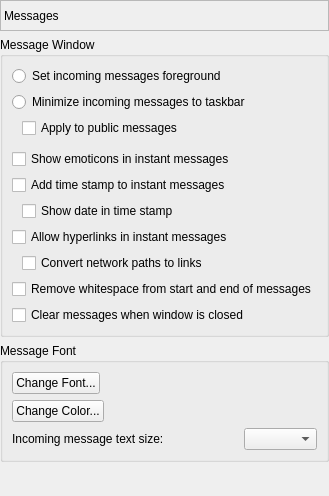
       <widget class="QWidget" name="pageMessages">
        <layout class="QVBoxLayout" name="verticalLayout_14">
         <property name="leftMargin">
          <number>0</number>
         </property>
         <property name="topMargin">
          <number>0</number>
         </property>
         <property name="rightMargin">
          <number>0</number>
         </property>
         <property name="bottomMargin">
          <number>0</number>
         </property>
         <item>
          <widget class="QLabel" name="lblMessagesPage">
           <property name="sizePolicy">
            <sizepolicy hsizetype="Preferred" vsizetype="Fixed">
             <horstretch>0</horstretch>
             <verstretch>0</verstretch>
            </sizepolicy>
           </property>
           <property name="minimumSize">
            <size>
             <width>0</width>
             <height>31</height>
            </size>
           </property>
           <property name="frameShape">
            <enum>QFrame::StyledPanel</enum>
           </property>
           <property name="frameShadow">
            <enum>QFrame::Sunken</enum>
           </property>
           <property name="text">
            <string>Messages</string>
           </property>
          </widget>
         </item>
         <item>
          <widget class="QGroupBox" name="grpMsgWindow">
           <property name="title">
            <string>Message Window</string>
           </property>
           <layout class="QVBoxLayout" name="verticalLayout_12">
            <item>
             <widget class="QRadioButton" name="rdbMessageTop">
              <property name="text">
               <string>Set incoming messages foreground</string>
              </property>
             </widget>
            </item>
            <item>
             <widget class="QRadioButton" name="rdbMessageBottom">
              <property name="text">
               <string>Minimize incoming messages to taskbar</string>
              </property>
             </widget>
            </item>
            <item>
             <layout class="QHBoxLayout" name="horizontalLayout_32">
              <item>
               <spacer name="horizontalSpacer_30">
                <property name="orientation">
                 <enum>Qt::Horizontal</enum>
                </property>
                <property name="sizeType">
                 <enum>QSizePolicy::Fixed</enum>
                </property>
                <property name="sizeHint" stdset="0">
                 <size>
                  <width>10</width>
                  <height>20</height>
                 </size>
                </property>
               </spacer>
              </item>
              <item>
               <widget class="QCheckBox" name="chkPublicMessagePop">
                <property name="text">
                 <string>Apply to public messages</string>
                </property>
               </widget>
              </item>
             </layout>
            </item>
            <item>
             <spacer name="verticalSpacer_3">
              <property name="orientation">
               <enum>Qt::Vertical</enum>
              </property>
              <property name="sizeType">
               <enum>QSizePolicy::Fixed</enum>
              </property>
              <property name="sizeHint" stdset="0">
               <size>
                <width>20</width>
                <height>5</height>
               </size>
              </property>
             </spacer>
            </item>
            <item>
             <widget class="QCheckBox" name="chkEmoticon">
              <property name="text">
               <string>Show emoticons in instant messages</string>
              </property>
             </widget>
            </item>
            <item>
             <widget class="QCheckBox" name="chkMessageTime">
              <property name="text">
               <string>Add time stamp to instant messages</string>
              </property>
             </widget>
            </item>
            <item>
             <layout class="QHBoxLayout" name="horizontalLayout_7">
              <item>
               <spacer name="horizontalSpacer_5">
                <property name="orientation">
                 <enum>Qt::Horizontal</enum>
                </property>
                <property name="sizeType">
                 <enum>QSizePolicy::Fixed</enum>
                </property>
                <property name="sizeHint" stdset="0">
                 <size>
                  <width>10</width>
                  <height>20</height>
                 </size>
                </property>
               </spacer>
              </item>
              <item>
               <widget class="QCheckBox" name="chkMessageDate">
                <property name="text">
                 <string>Show date in time stamp</string>
                </property>
               </widget>
              </item>
             </layout>
            </item>
            <item>
             <widget class="QCheckBox" name="chkAllowLinks">
              <property name="text">
               <string>Allow hyperlinks in instant messages</string>
              </property>
             </widget>
            </item>
            <item>
             <layout class="QHBoxLayout" name="horizontalLayout_28">
              <item>
               <spacer name="horizontalSpacer_26">
                <property name="orientation">
                 <enum>Qt::Horizontal</enum>
                </property>
                <property name="sizeType">
                 <enum>QSizePolicy::Fixed</enum>
                </property>
                <property name="sizeHint" stdset="0">
                 <size>
                  <width>10</width>
                  <height>20</height>
                 </size>
                </property>
               </spacer>
              </item>
              <item>
               <widget class="QCheckBox" name="chkPathToLink">
                <property name="text">
                 <string>Convert network paths to links</string>
                </property>
               </widget>
              </item>
             </layout>
            </item>
            <item>
             <widget class="QCheckBox" name="chkTrimMessage">
              <property name="text">
               <string>Remove whitespace from start and end of messages</string>
              </property>
             </widget>
            </item>
            <item>
             <widget class="QCheckBox" name="chkClearOnClose">
              <property name="text">
               <string>Clear messages when window is closed</string>
              </property>
             </widget>
            </item>
           </layout>
          </widget>
         </item>
         <item>
          <widget class="QGroupBox" name="grpMsgFont">
           <property name="title">
            <string>Message Font</string>
           </property>
           <layout class="QVBoxLayout" name="verticalLayout_13">
            <item>
             <layout class="QHBoxLayout" name="horizontalLayout_8">
              <item>
               <widget class="QPushButton" name="btnFont">
                <property name="text">
                 <string>Change Font...</string>
                </property>
               </widget>
              </item>
              <item>
               <spacer name="horizontalSpacer_6">
                <property name="orientation">
                 <enum>Qt::Horizontal</enum>
                </property>
                <property name="sizeHint" stdset="0">
                 <size>
                  <width>40</width>
                  <height>20</height>
                 </size>
                </property>
               </spacer>
              </item>
             </layout>
            </item>
            <item>
             <layout class="QHBoxLayout" name="horizontalLayout_9">
              <item>
               <widget class="QPushButton" name="btnColor">
                <property name="text">
                 <string>Change Color...</string>
                </property>
               </widget>
              </item>
              <item>
               <spacer name="horizontalSpacer_7">
                <property name="orientation">
                 <enum>Qt::Horizontal</enum>
                </property>
                <property name="sizeHint" stdset="0">
                 <size>
                  <width>40</width>
                  <height>20</height>
                 </size>
                </property>
               </spacer>
              </item>
             </layout>
            </item>
            <item>
             <layout class="QHBoxLayout" name="horizontalLayout_10">
              <item>
               <widget class="QLabel" name="lblFontSize">
                <property name="text">
                 <string>Incoming message text size:</string>
                </property>
               </widget>
              </item>
              <item>
               <spacer name="horizontalSpacer_8">
                <property name="orientation">
                 <enum>Qt::Horizontal</enum>
                </property>
                <property name="sizeHint" stdset="0">
                 <size>
                  <width>40</width>
                  <height>20</height>
                 </size>
                </property>
               </spacer>
              </item>
              <item>
               <widget class="QComboBox" name="cboFontSize">
                <property name="sizePolicy">
                 <sizepolicy hsizetype="Expanding" vsizetype="Fixed">
                  <horstretch>0</horstretch>
                  <verstretch>0</verstretch>
                 </sizepolicy>
                </property>
               </widget>
              </item>
             </layout>
            </item>
           </layout>
          </widget>
         </item>
         <item>
          <spacer name="verticalSpacer_4">
           <property name="orientation">
            <enum>Qt::Vertical</enum>
           </property>
           <property name="sizeHint" stdset="0">
            <size>
             <width>20</width>
             <height>34</height>
            </size>
           </property>
          </spacer>
         </item>
        </layout>
       </widget>
